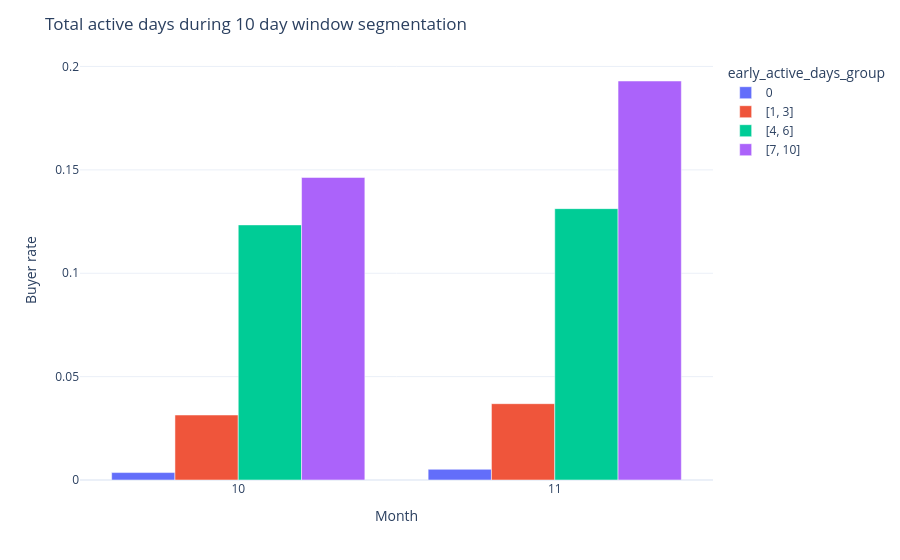

Source (notebook cell):
### Code cell
df_3_agg = df_3.query('month == 10 or month == 11').groupby(['month', 'early_active_days_group']).agg({
    'total_users': 'sum',
    'subsequent_buyers': 'sum'
}).reset_index()
df_3_agg['buyer_rate'] = df_3_agg['subsequent_buyers'] / df_3_agg['total_users']
df_3_agg['early_active_days_group'] = pd.Categorical(df_3_agg['early_active_days_group'], 
                                                     categories= ['0', '[1, 3]', '[4, 6]', '[7, 10]'], 
                                                     ordered=True)
df_3_agg = df_3_agg.sort_values(['month', 'early_active_days_group'])
fig = px.bar(df_3_agg, x='month', y ='buyer_rate', color ='early_active_days_group', barmode='group')
fig.update_layout(template = 'plotly_white', xaxis_title = 'Month', yaxis_title ='Buyer rate', title = 'Total active days during 10 day window segmentation')

### Figure 1 — Plotly figure (JSON) as saved in the notebook; plotly's stock layout.template omitted (floating-point values rounded to 4 significant figures)
{"data": [{"alignmentgroup": "True", "hovertemplate": "early_active_days_group=0<br>month=%{x}<br>buyer_rate=%{y}<extra></extra>", "legendgroup": "0", "marker": {"color": "#636efa", "pattern": {"shape": ""}}, "name": "0", "offsetgroup": "0", "orientation": "v", "showlegend": true, "textposition": "auto", "type": "bar", "x": [10, 11], "xaxis": "x", "y": [0.003594, 0.005179], "yaxis": "y"}, {"alignmentgroup": "True", "hovertemplate": "early_active_days_group=[1, 3]<br>month=%{x}<br>buyer_rate=%{y}<extra></extra>", "legendgroup": "[1, 3]", "marker": {"color": "#EF553B", "pattern": {"shape": ""}}, "name": "[1, 3]", "offsetgroup": "[1, 3]", "orientation": "v", "showlegend": true, "textposition": "auto", "type": "bar", "x": [10, 11], "xaxis": "x", "y": [0.03142, 0.03691], "yaxis": "y"}, {"alignmentgroup": "True", "hovertemplate": "early_active_days_group=[4, 6]<br>month=%{x}<br>buyer_rate=%{y}<extra></extra>", "legendgroup": "[4, 6]", "marker": {"color": "#00cc96", "pattern": {"shape": ""}}, "name": "[4, 6]", "offsetgroup": "[4, 6]", "orientation": "v", "showlegend": true, "textposition": "auto", "type": "bar", "x": [10, 11], "xaxis": "x", "y": [0.1234, 0.1312], "yaxis": "y"}, {"alignmentgroup": "True", "hovertemplate": "early_active_days_group=[7, 10]<br>month=%{x}<br>buyer_rate=%{y}<extra></extra>", "legendgroup": "[7, 10]", "marker": {"color": "#ab63fa", "pattern": {"shape": ""}}, "name": "[7, 10]", "offsetgroup": "[7, 10]", "orientation": "v", "showlegend": true, "textposition": "auto", "type": "bar", "x": [10, 11], "xaxis": "x", "y": [0.1463, 0.193], "yaxis": "y"}], "layout": {"barmode": "group", "legend": {"title": {"text": "early_active_days_group"}, "tracegroupgap": 0}, "margin": {"t": 60}, "title": {"text": "Total active days during 10 day window segmentation"}, "xaxis": {"anchor": "y", "domain": [0, 1], "title": {"text": "Month"}}, "yaxis": {"anchor": "x", "domain": [0, 1], "title": {"text": "Buyer rate"}}}}
